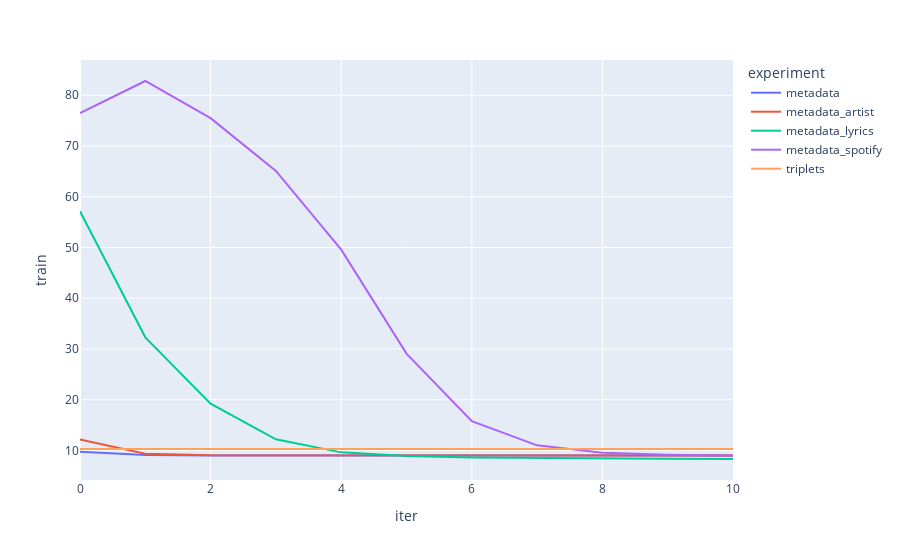

This figure's notebook cell:
### Code cell
import plotly.express as px

fig = px.line(df_results.loc[df_results.iter <= 10], x="iter", y="train", color="experiment",
              line_group="experiment", hover_name="experiment")
fig.show()

### Figure 1 — Plotly figure (JSON) as saved in the notebook; plotly's stock layout.template omitted (floating-point values rounded to 4 significant figures)
{"data": [{"hovertemplate": "<b>%{hovertext}</b><br><br>experiment=metadata<br>iter=%{x}<br>train=%{y}<extra></extra>", "hovertext": ["metadata", "metadata", "metadata", "metadata", "metadata", "metadata", "metadata", "metadata", "metadata", "metadata", "metadata"], "legendgroup": "metadata", "line": {"color": "#636efa", "dash": "solid"}, "mode": "lines", "name": "metadata", "orientation": "v", "showlegend": true, "type": "scatter", "x": [0, 1, 2, 3, 4, 5, 6, 7, 8, 9, 10], "xaxis": "x", "y": [9.772, 9.086, 9.018, 9.014, 9.012, 9.014, 9.018, 9.017, 9.018, 9.021, 9.02], "yaxis": "y"}, {"hovertemplate": "<b>%{hovertext}</b><br><br>experiment=metadata_artist<br>iter=%{x}<br>train=%{y}<extra></extra>", "hovertext": ["metadata_artist", "metadata_artist", "metadata_artist", "metadata_artist", "metadata_artist", "metadata_artist", "metadata_artist", "metadata_artist", "metadata_artist", "metadata_artist", "metadata_artist"], "legendgroup": "metadata_artist", "line": {"color": "#EF553B", "dash": "solid"}, "mode": "lines", "name": "metadata_artist", "orientation": "v", "showlegend": true, "type": "scatter", "x": [0, 1, 2, 3, 4, 5, 6, 7, 8, 9, 10], "xaxis": "x", "y": [12.14, 9.359, 9.055, 9.033, 9.027, 9.025, 9.022, 9.027, 9.025, 9.019, 9.024], "yaxis": "y"}, {"hovertemplate": "<b>%{hovertext}</b><br><br>experiment=metadata_lyrics<br>iter=%{x}<br>train=%{y}<extra></extra>", "hovertext": ["metadata_lyrics", "metadata_lyrics", "metadata_lyrics", "metadata_lyrics", "metadata_lyrics", "metadata_lyrics", "metadata_lyrics", "metadata_lyrics", "metadata_lyrics", "metadata_lyrics", "metadata_lyrics"], "legendgroup": "metadata_lyrics", "line": {"color": "#00cc96", "dash": "solid"}, "mode": "lines", "name": "metadata_lyrics", "orientation": "v", "showlegend": true, "type": "scatter", "x": [0, 1, 2, 3, 4, 5, 6, 7, 8, 9, 10], "xaxis": "x", "y": [57.15, 32.3, 19.22, 12.2, 9.626, 8.888, 8.612, 8.49, 8.414, 8.361, 8.319], "yaxis": "y"}, {"hovertemplate": "<b>%{hovertext}</b><br><br>experiment=metadata_spotify<br>iter=%{x}<br>train=%{y}<extra></extra>", "hovertext": ["metadata_spotify", "metadata_spotify", "metadata_spotify", "metadata_spotify", "metadata_spotify", "metadata_spotify", "metadata_spotify", "metadata_spotify", "metadata_spotify", "metadata_spotify", "metadata_spotify"], "legendgroup": "metadata_spotify", "line": {"color": "#ab63fa", "dash": "solid"}, "mode": "lines", "name": "metadata_spotify", "orientation": "v", "showlegend": true, "type": "scatter", "x": [0, 1, 2, 3, 4, 5, 6, 7, 8, 9, 10], "xaxis": "x", "y": [76.49, 82.81, 75.49, 65.09, 49.57, 29.09, 15.77, 11.01, 9.559, 9.145, 8.975], "yaxis": "y"}, {"hovertemplate": "<b>%{hovertext}</b><br><br>experiment=triplets<br>iter=%{x}<br>train=%{y}<extra></extra>", "hovertext": ["triplets", "triplets", "triplets", "triplets", "triplets", "triplets", "triplets", "triplets", "triplets", "triplets", "triplets"], "legendgroup": "triplets", "line": {"color": "#FFA15A", "dash": "solid"}, "mode": "lines", "name": "triplets", "orientation": "v", "showlegend": true, "type": "scatter", "x": [0, 1, 2, 3, 4, 5, 6, 7, 8, 9, 10], "xaxis": "x", "y": [10.28, 10.27, 10.27, 10.27, 10.27, 10.27, 10.27, 10.27, 10.27, 10.27, 10.27], "yaxis": "y"}], "layout": {"legend": {"title": {"text": "experiment"}, "tracegroupgap": 0}, "margin": {"t": 60}, "xaxis": {"anchor": "y", "domain": [0, 1], "title": {"text": "iter"}}, "yaxis": {"anchor": "x", "domain": [0, 1], "title": {"text": "train"}}}}
